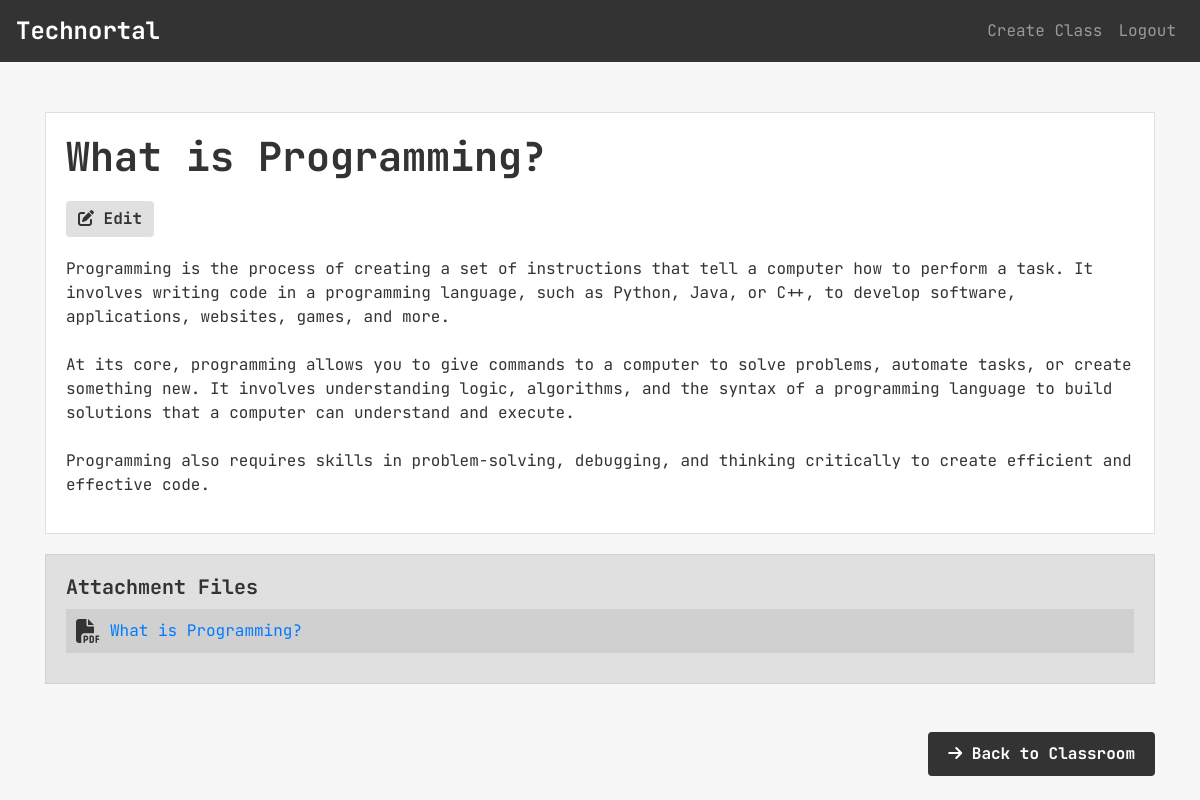
The app's page /material/1 (signed in), older data.
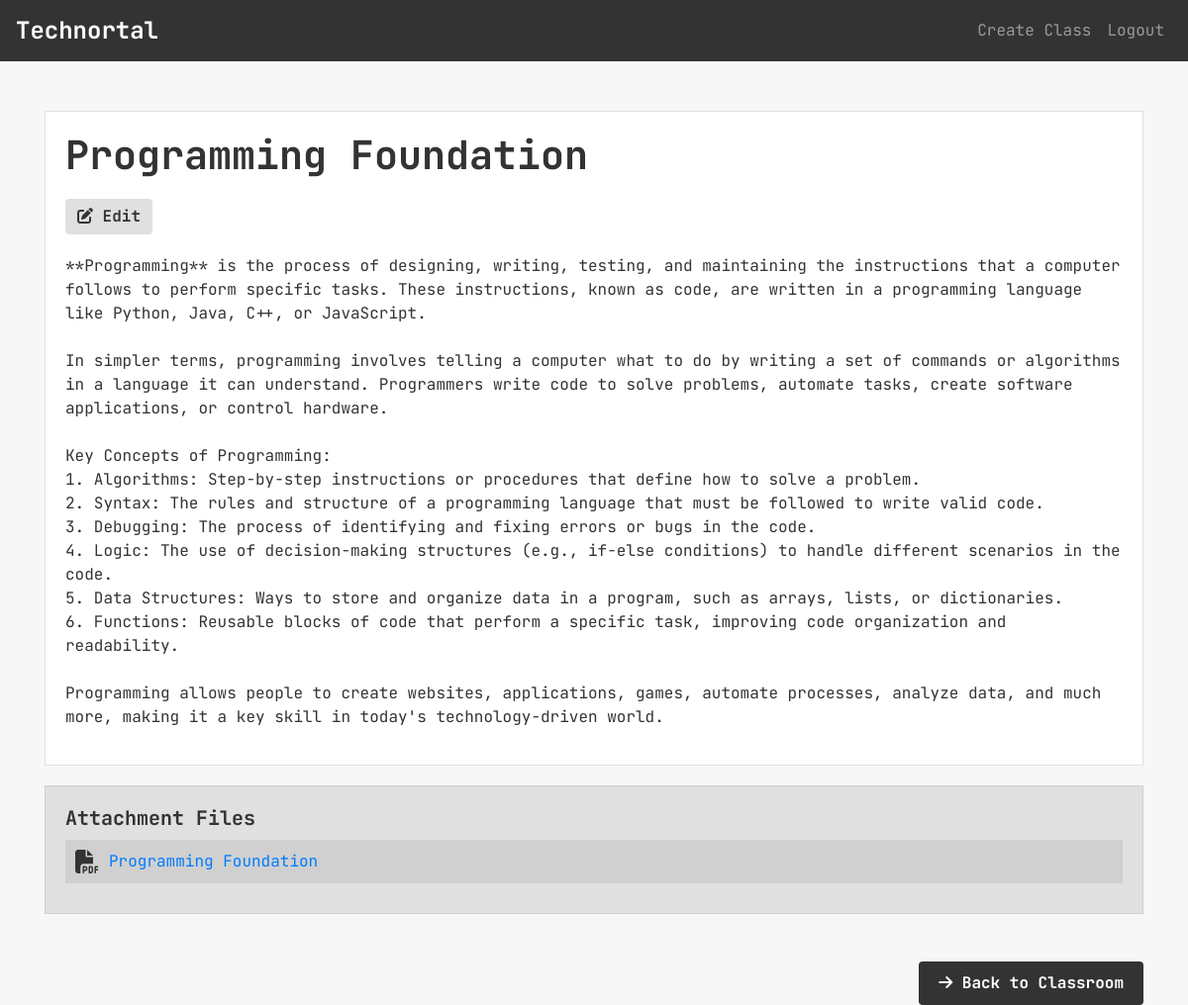
The same page, newer data.
### app/models.py (models this page shows)
class Material(db.Model):
    id = db.Column(db.Integer, primary_key=True)
    title = db.Column(db.String(100), nullable=False)
    content = db.Column(db.Text)
    chapter_id = db.Column(db.Integer, db.ForeignKey('chapter.id', ondelete='CASCADE'), nullable=False)
    file_url = db.Column(db.String(200))

### app/routes/classroom.py (the view)
@classroom.route('/material/<int:material_id>', methods=['GET'])
@login_required
def view_material(material_id):
    material = Material.query.get_or_404(material_id)
    chapter = Chapter.query.get_or_404(material.chapter_id)
    classroom = Classroom.query.get_or_404(chapter.classroom_id)
    return render_template('material.html', material=material, chapter=chapter, classroom=classroom)

### app/__init__.py (called while the page is built)
@login_manager.user_loader
def load_user(user_id):
    return User.query.get(int(user_id))

### app/templates/material.html (shortened to what this page needs)
{% extends "base.html" %}
{% block style_block %}
<link rel="stylesheet" href="{{url_for('static', filename='css/material.css')}}">
{% endblock style_block %}
{% block content %}
<div class="container content-container">
    <div class="content">
        <h1>{{ material.title }}</h1>
        {% if current_user.role == 'teacher' %}
        <a href="{{ url_for('main.classroom.edit_material', classroom_id=classroom.id, chapter_id=chapter.id, material_id=material.id) }}"
            class="btn btn-edit"><i class="fas fa-edit"></i> Edit</a>
        {% endif %}
        <div class="formatted-content">{{ material.content }}</div>
    </div>
    <div class="attachments">
        <h5>Attachment Files</h5>
        {% if material.file_url %}
        <div class="attachment-item">
            <i class="fas fa-file-pdf"></i>
            <a href="{{ url_for('static', filename='uploads/' + material.file_url) }}" target="_blank">{{
                material.title }}</a>
        </div>
        {% endif %}
    </div>
    <a class="btn btn-next-lesson mt-5"
        href="{{ url_for('main.classroom.view_class', id=material.chapter.classroom_id) }}">
        <i class="fas fa-arrow-right"></i> Back to Classroom
    </a>
</div>
{% endblock content %}

### app/templates/base.html (shortened to what this page needs)
<!DOCTYPE html>
<html lang="en">
<head>
    <link rel="stylesheet" href="https://cdn.jsdelivr.net/npm/bootstrap@5.3.3/dist/css/bootstrap.min.css">
    <link href="https://stackpath.bootstrapcdn.com/bootstrap/4.5.2/css/bootstrap.min.css" rel="stylesheet">
<link rel="stylesheet" href="https://cdnjs.cloudflare.com/ajax/libs/font-awesome/6.6.0/css/all.min.css"
 />
    {% block style_block %} {%endblock%}
</head>
<body>
    <nav class="navbar navbar-expand-lg navbar-dark">
        <a class="navbar-brand" href="{{ url_for('main.classroom.index') }}">Technortal</a>
        <div class="collapse navbar-collapse justify-content-end" id="navbarNav">
            <ul class="navbar-nav">
                {% if current_user.role == 'teacher' %}
                <li class="nav-item">
                    <a class="nav-link " href="{{url_for('main.classroom.create_class')}}">Create Class</a>
                </li>
                {% elif current_user.role == 'student' %}
                <li class="nav-item">
                    <a class="nav-link" href="{{url_for('main.classroom.create_class')}}">Join Class</a>
                </li>
                {% endif %}
                <li class="nav-item">
                    <a class="nav-link" href="/auth/logout">Logout</a>
                </li>
            </ul>
        </div>
    </nav>
    {% block content %} {%endblock%}
</body>
</html>

### app/static/css/material.css (style rules this page uses)
body { font-family: "JetBrains Mono", monospace; background-color: #f7f7f7; color: #333; }
.navbar { background-color: #333; color: #fff; }
.navbar-brand { font-weight: bold; font-size: 1.5rem; }
.content-container { padding-top: 50px; }
.content { background-color: white; border: 1px solid #e0e0e0; padding: 20px; margin-bottom: 20px; }
.content h1 { font-weight: bold; margin-bottom: 20px; }
.btn-edit { background-color: #e0e0e0; color: #333; font-weight: bold; border: none; margin-bottom: 20px; }
.attachments { background-color: #e0e0e0; padding: 20px; margin-top: 20px; border: 1px solid #d0d0d0; }
.attachments h5 { font-weight: bold; margin-bottom: 10px; }
.attachment-item { display: flex; align-items: center; padding: 10px; background-color: #d0d0d0; margin-bottom: 10px; }
.attachment-item i { font-size: 24px; margin-right: 10px; }
.btn-next-lesson { float: right; background-color: #333; color: #fff; border: none; padding: 10px 20px; font-weight: bold; }

### app/templates/material.html (style rules this page uses)
.formatted-content { white-space: pre-wrap; }

Row changes from the older to the newer data that the page shows:
changed Material: title "What is Programming?" → "Programming Foundation"; content "Programming is the process of creating a set of instructions that tell a computer how to perform a task. It involves writing code in a programming language, such as Python, Java, or C++, to develop software, applications, websites, games, and more. At its core, programming allows you to give commands to a computer to solve problems, automate tasks, or create something new. It involves understanding logic, algorithms, and the syntax of a programming language to build solutions that a computer can understand and execute. Programming also requires skills in problem-solving, debugging, and thinking critically to create efficient and effective code." → "**Programming** is the process of designing, writing, testing, and maintaining the instructions that a computer follows to perform specific tasks. These instructions, known as code, are written in a programming language like Python, Java, C++, or JavaScript. In simpler terms, programming involves telling a computer what to do by writing a set of commands or algorithms in a language it can understand. Programmers write code to solve problems, automate tasks, create software applications, or control hardware. Key Concepts of Programming: 1. Algorithms: Step-by-step instructions or procedures that define how to solve a problem. 2. Syntax: The rules and structure of a programming language that…"
